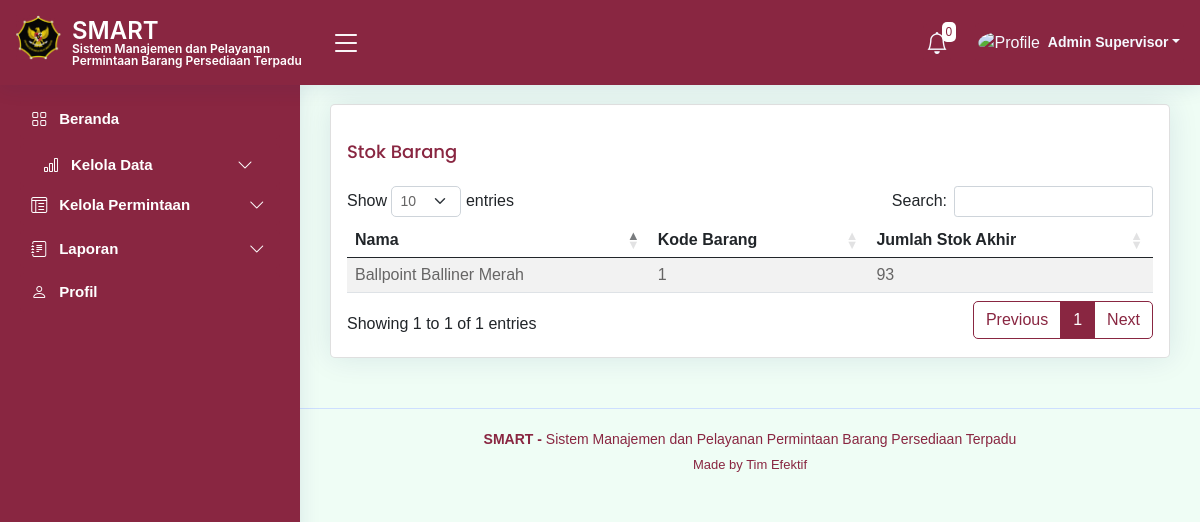
Before: /kelolaPermintaan2.php (signed in) with the older database file.
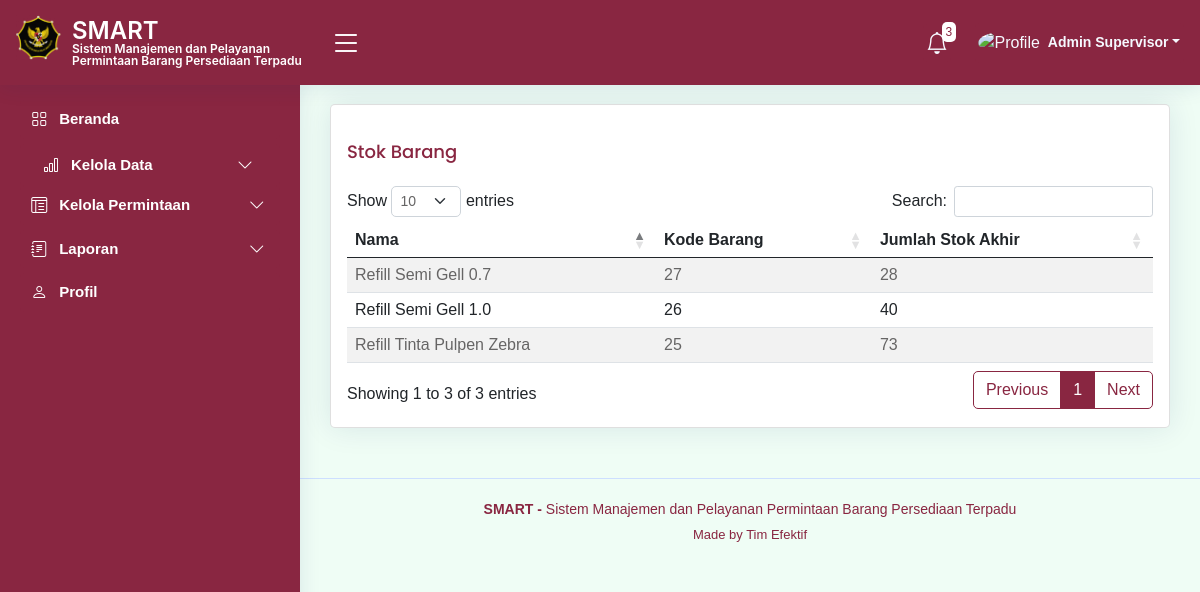
After: the same page with the newer database file.
### tables this page shows
CREATE TABLE `tb_cek_stok` (
  `id_cek_stok` int(11) NOT NULL,
  `id_barang` int(25) NOT NULL,
  `jumlah_stok_akhir` int(25) DEFAULT NULL
);

CREATE TABLE `tb_barang` (
  `id_barang` int(25) NOT NULL,
  `kode_barang` int(25) NOT NULL,
  `id_kategori` int(25) NOT NULL,
  `nama_kategori` varchar(25) NOT NULL,
  `nama` varchar(25) NOT NULL,
  `deskripsi` varchar(200) NOT NULL,
  `gambar` blob DEFAULT NULL,
  `tgl_masuk` date NOT NULL,
  `stok_minimal` int(11) NOT NULL
);

### notif_functions.php (called while the page is built, shortened)
<?php
function getBarangHampirHabis($con) {
    $query = "SELECT tb_barang.nama, tb_barang.stok_minimal, tb_cek_stok.jumlah_stok_akhir
              FROM tb_barang
              INNER JOIN tb_cek_stok ON tb_barang.id_barang = tb_cek_stok.id_barang";
    $result = mysqli_query($con, $query);
    $notifications = array();
    if (mysqli_num_rows($result) > 0) {
        while ($row = mysqli_fetch_assoc($result)) {
            $stok_minimal = $row['stok_minimal'];
            $jumlah_stok_akhir = $row['jumlah_stok_akhir'];
        }
    }
    return $notifications;
}
function getBarangStokMinimal($con) {
    $query = "SELECT tb_barang.nama, tb_barang.stok_minimal, tb_cek_stok.jumlah_stok_akhir
              FROM tb_barang
              INNER JOIN tb_cek_stok ON tb_barang.id_barang = tb_cek_stok.id_barang";
    $result = mysqli_query($con, $query);
    $notifications = array();
    if (mysqli_num_rows($result) > 0) {
        while ($row = mysqli_fetch_assoc($result)) {
            $nama = $row['nama'];
            $stok_minimal = $row['stok_minimal'];
            $jumlah_stok_akhir = $row['jumlah_stok_akhir'];
            if ($jumlah_stok_akhir <= $stok_minimal) {
                $notifications[] = "Stok Barang $nama sudah mencapai jumlah stok minimal";
            }
        }
    }
    return $notifications;
}
?>

### kelolaPermintaan2.php (the view, shortened to what the changed rows need)
<!DOCTYPE html>
<html lang="en">
<head>
  <link href="assets/vendor/bootstrap/css/bootstrap.min.css" rel="stylesheet">
  <link href="assets/vendor/bootstrap-icons/bootstrap-icons.css" rel="stylesheet">
  <link href="assets/vendor/boxicons/css/boxicons.min.css" rel="stylesheet">
  <link href="assets/vendor/quill/quill.snow.css" rel="stylesheet">
  <link href="assets/vendor/quill/quill.bubble.css" rel="stylesheet">
  <link href="assets/vendor/remixicon/remixicon.css" rel="stylesheet">
  <link href="assets/vendor/simple-datatables/style.css" rel="stylesheet">
  <link rel="stylesheet" href="https://cdnjs.cloudflare.com/ajax/libs/twitter-bootstrap/5.2.0/css/bootstrap.min.css">
  <link rel="stylesheet" href="https://cdn.datatables.net/1.13.4/css/dataTables.bootstrap5.min.css">
  <link href="https://cdnjs.cloudflare.com/ajax/libs/font-awesome/5.10.0/css/all.min.css" rel="stylesheet">
  <link href="https://cdn.jsdelivr.net/npm/bootstrap-icons@1.4.1/font/bootstrap-icons.css" rel="stylesheet">
  <link href="assets/css/style.css" rel="stylesheet">
  <link href="assets/css/bootstrap.min.css" rel="stylesheet">
</head>
<body>
  <header id="header" class="header fixed-top d-flex align-items-center">
    <nav class="header-nav ms-auto">
      <ul class="d-flex align-items-center">
      <?php
      require_once 'koneksi.php';
      require_once 'notif_functions.php';
      $con = db_connect();
      $barangHampirHabis = getBarangHampirHabis($con);
      $barangStokMinimal = getBarangStokMinimal($con);
      $totalNotifikasi = count($barangHampirHabis) + count($barangStokMinimal);
      ?>
      <li class="nav-item dropdown">
        <a class="nav-link nav-icon" href="#" data-bs-toggle="dropdown">
          <i class="bi bi-bell"></i>
          <span class="badge bg-primary badge-number"><?php echo $totalNotifikasi; ?></span>
        </a>
      </li>
      </ul>
    </nav>
  </header>
  <main id="main" class="main">
            <section class="section">
                <div class="row">
                  <div class="col-lg-12">
                    <div class="card">
                      <div class="card-body">
                        <h5 class="card-title">Stok Barang</h5>
                            <table id="example3" class="table table-striped" style="width:100%">
                              <thead>
                                <tr>
                                  <th>Nama</th>
                                  <th>Kode Barang</th>
                                  <th>Jumlah Stok Akhir</th>
                                </tr>
                              </thead>
                              <tbody>
                                <?php
                                $con = db_connect();
                                $query = "SELECT tb_barang.id_barang, tb_barang.nama, tb_barang.kode_barang, tb_cek_stok.jumlah_stok_akhir FROM tb_barang
                                          JOIN tb_cek_stok ON tb_barang.id_barang = tb_cek_stok.id_barang";
                                $result = mysqli_query($con, $query);
                                while ($row = mysqli_fetch_assoc($result)) {
                                  echo "<tr>";
                                  echo "<td>" . $row['nama'] . "</td>";
                                  echo "<td>" . $row['kode_barang'] . "</td>";
                                  echo "<td>" . $row['jumlah_stok_akhir'] . "</td>";
                                  echo "</tr>";
                                }
                                ?>
                              </tbody>
                            </table>
                      </div>
                    </div>
                  </div>
                </div>
              </section>
  </main>
</body>
</html>

Changed rows visible on the page:
changed tb_cek_stok: id_barang.nama "Ballpoint Balliner Merah" → "Refill Tinta Pulpen Zebra"; id_barang.kode_barang "1" → "25"; jumlah_stok_akhir "93" → "73"
added tb_cek_stok: id_barang.nama "Refill Semi Gell 1.0", id_barang.kode_barang "26", jumlah_stok_akhir "40"
added tb_cek_stok: id_barang.nama "Refill Semi Gell 0.7", id_barang.kode_barang "27", jumlah_stok_akhir "28"
Other visible differences:
$totalNotifikasi: "0" → "3"
text written by a page script: "Show entries Search: Showing 1 to 1 of 1 entries Previous 1 Next" → "Show entries Search: Showing 1 to 3 of 3 entries Previous 1 Next"
